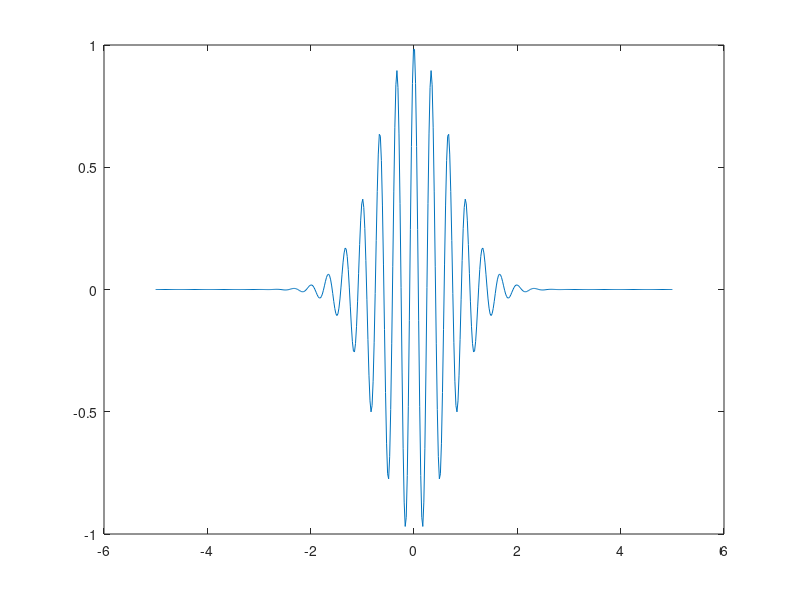

MATLAB code for this plot:
% Regression test function (black box) for hold
% This function is autogenerated by helpgen.py
function bbtest_success = bbtest_handle_hold
  bbtest_success = 1;
NumErrors = 0;
try
  x = linspace(-5,5,500);
catch
  NumErrors = NumErrors + 1;
end
try
  t = exp(-x.^2);
catch
  NumErrors = NumErrors + 1;
end
try
  y = t.*cos(2*pi*x*3);
catch
  NumErrors = NumErrors + 1;
end
try
  plot(x,y);
catch
  NumErrors = NumErrors + 1;
end
try
  mprint hold1
catch
  NumErrors = NumErrors + 1;
end
if (NumErrors ~= 0) bbtest_success = 0; return; end
NumErrors = 0;
try
  plot(x,y);
catch
  NumErrors = NumErrors + 1;
end
try
  hold on
catch
  NumErrors = NumErrors + 1;
end
try
  plot(x,t,'g-',x,-t,'b-')
catch
  NumErrors = NumErrors + 1;
end
try
  mprint hold2
catch
  NumErrors = NumErrors + 1;
end
if (NumErrors ~= 0) bbtest_success = 0; return; end
